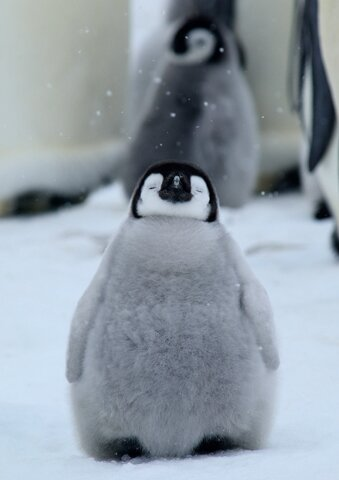
#> input picture penguin.jpg, 339 x 480 px
$ python chap03.py
#> lines starting #> are read from the running program, lines starting #| are printed output that depends on the picture; after the words box and inside, x2 and y2 are one past the last pixel; in counts of white or black regions, pixels touching at a corner belong together
import cv2 as cv
import numpy

#과제

def func3():
    img1 = cv.imread('penguin.jpg')
#> img1 is the input picture: shape (480, 339, 3); mean B, G, R 165.9, 155.9, 145

    img2 = img1[100:250, 50:300]
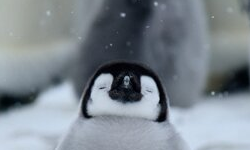
#> img2: shape (150, 250, 3); mean B, G, R 143.4, 135.1, 125.7
    img1[100:250, 50:300] = 255 - img1[100:250, 50:300]
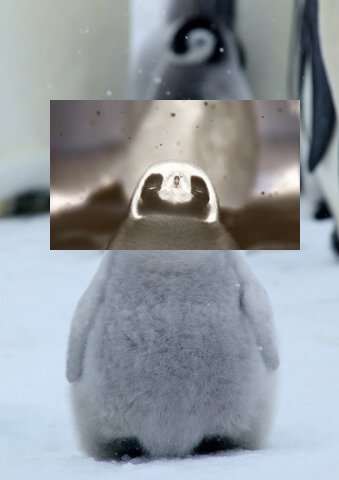
#> img1: shape (480, 339, 3); mean B, G, R 158.6, 152.5, 145.8
    img3 = img1[100:250, 50:300].copy()
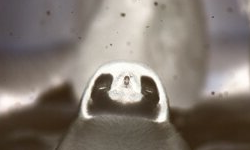
#> img3: shape (150, 250, 3); mean B, G, R 111.6, 119.9, 129.3

    img2 = 255 - img2

    cv.imshow('img1', img1)
    cv.imshow('img2', img2)
    cv.imshow('img3', img3)

    cv.waitKey()
    cv.destroyAllWindows()

func3()

$ run again, with Lorem.jpg copied over penguin.jpg
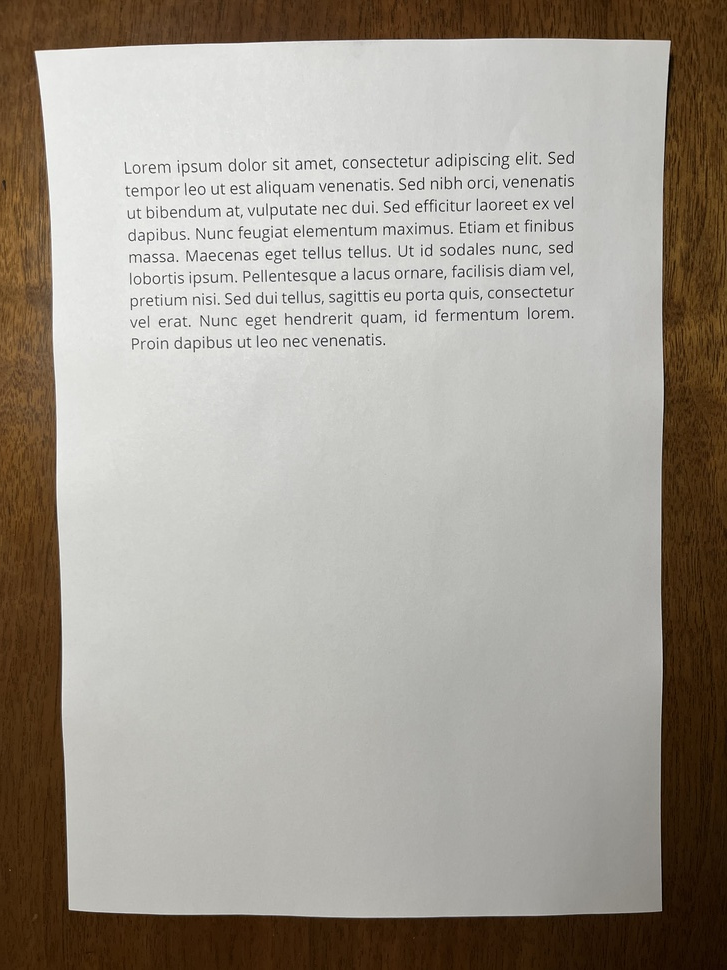
#> input picture Lorem.jpg, 727 x 970 px, shrunk from 3024 x 4032 before the run
#> in func3, img1 is the input picture: shape (970, 727, 3); mean B, G, R 148, 157.4, 163.7
#> in func3, `img2 = img1[100:250, 50:300]`:
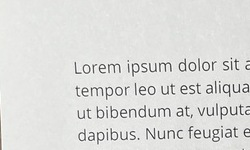
#> img2: shape (150, 250, 3); mean B, G, R 219.2, 221, 220.9
#> img1: shape (970, 727, 3); 5.32% of pixels changed, all inside (x1, y1, x2, y2) = (50, 100, 300, 250)
#> in func3, `img3 = img1[100:250, 50:300].copy()`:
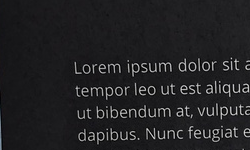
#> img3: shape (150, 250, 3); mean B, G, R 35.8, 34, 34.1

$ run again, with dog.jpg copied over penguin.jpg
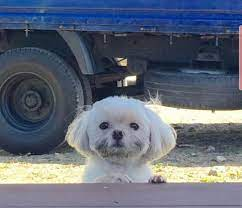
#> input picture dog.jpg, 242 x 208 px
#> in func3, img1 is the input picture: shape (208, 242, 3); mean B, G, R 119.9, 104.6, 96.5
#> in func3, `img2 = img1[100:250, 50:300]`:
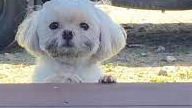
#> img2: shape (108, 192, 3); mean B, G, R 149.1, 146.9, 146.1
#> in func3, `img3 = img1[100:250, 50:300].copy()`:
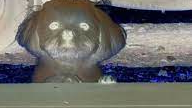
#> img3: shape (108, 192, 3); mean B, G, R 105.9, 108.1, 108.9

$ run again, with forest.jpg copied over penguin.jpg
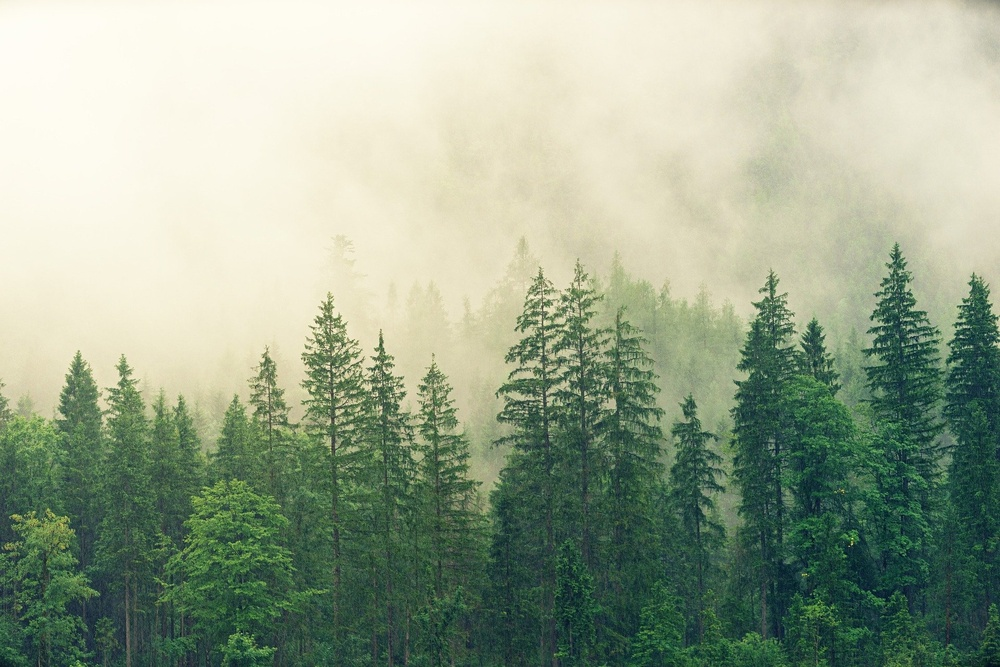
#> input picture forest.jpg, 1000 x 667 px, shrunk from 1920 x 1280 before the run
#> in func3, img1 is the input picture: shape (667, 1000, 3); mean B, G, R 143.2, 166.1, 153.5
#> in func3, `img2 = img1[100:250, 50:300]`:
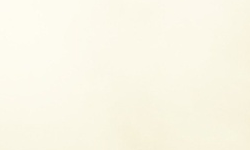
#> img2: shape (150, 250, 3); mean B, G, R 231.4, 247.1, 250.3
#> img1: shape (667, 1000, 3); 5.62% of pixels changed, all inside (x1, y1, x2, y2) = (50, 100, 300, 250)
#> in func3, `img3 = img1[100:250, 50:300].copy()`:
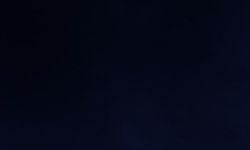
#> img3: shape (150, 250, 3); mean B, G, R 23.6, 7.9, 4.7
